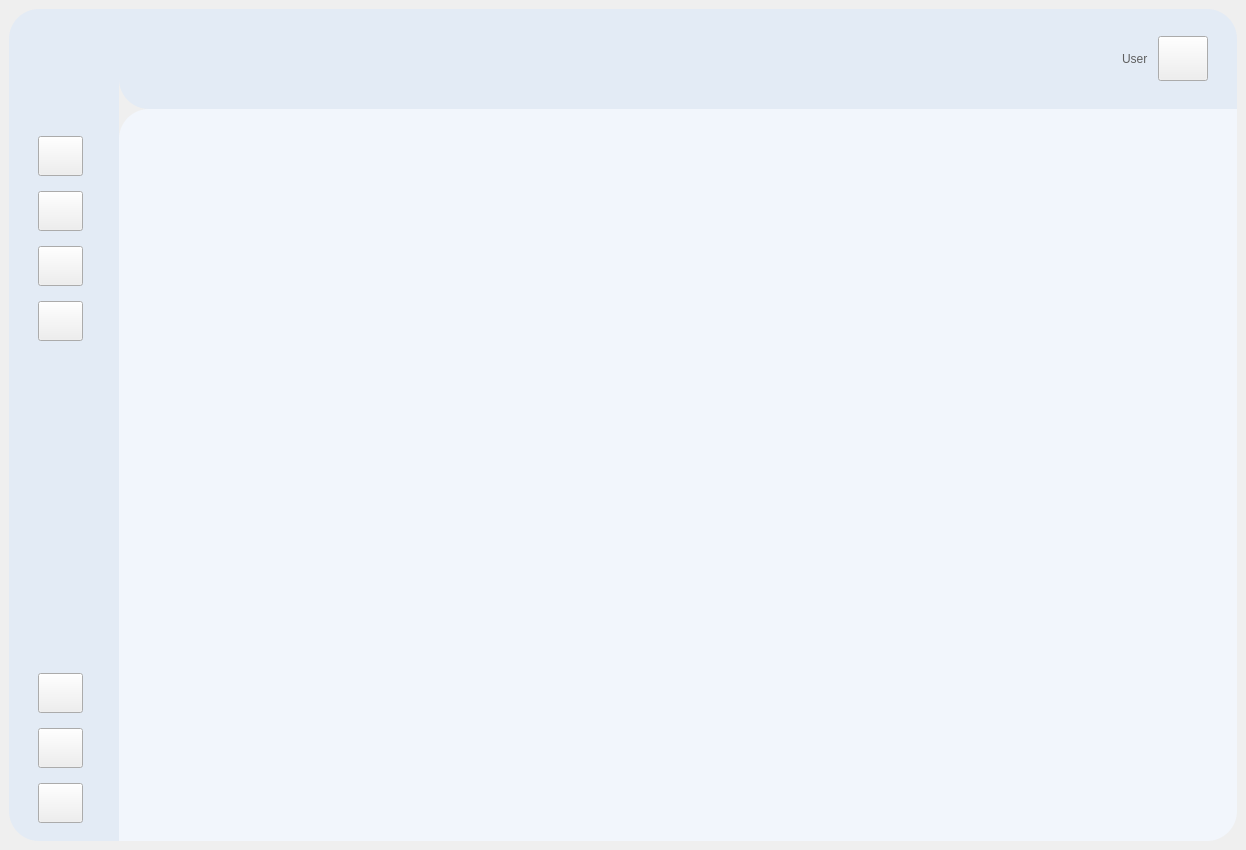
<?xml version="1.0" encoding="UTF-8"?>
<ui version="4.0">
 <class>MainWindow</class>
 <widget class="QMainWindow" name="MainWindow">
  <property name="geometry">
   <rect>
    <x>0</x>
    <y>0</y>
    <width>1246</width>
    <height>850</height>
   </rect>
  </property>
  <property name="windowTitle">
   <string>MainWindow</string>
  </property>
  <property name="styleSheet">
   <string notr="true">QWidget#widgetIconOnly{
	background-color: #e3ebf5;
	border-top-left-radius: 30px;
	border-bottom-left-radius: 30px;
	
}
QWidget#widgetPage{
	background-color: #f2f6fc;
	border-bottom-right-radius: 30px;
	border-top-left-radius: 30px;

}
QWidget#widgetUpBar{
	background-color: #e3ebf5;
	border-top-right-radius: 30px;
	border-bottom-left-radius: 30px;
	
}
QTabWidget::pane {
    background-color: #f2f6fc;
    border: 2px solid #e3ebf5;
    border-radius: 10px;
}
QTabBar::tab {
  	font-family: &quot;Segoe UI&quot;, Arial, sans-serif;
    color: #5f5f5f;
    background-color: #e3ebf5;
    border: none;
    border-radius: 10px 10px 0 0;
    padding: 1px;
	min-width: 0px;
}

 QTabBar::close-button {
        width: 12px;
        height: 12px;
        margin-left: 4px;
    }</string>
  </property>
  <widget class="QWidget" name="centralwidget">
   <layout class="QVBoxLayout" name="verticalLayout_2">
    <item>
     <layout class="QHBoxLayout" name="horizontalLayout">
      <property name="spacing">
       <number>0</number>
      </property>
      <item>
       <widget class="QWidget" name="widgetIconOnly" native="true">
        <property name="minimumSize">
         <size>
          <width>110</width>
          <height>0</height>
         </size>
        </property>
        <property name="styleSheet">
         <string notr="true">/* Icon Onyl Widget's Push Button */

/* Employe */

QPushButton#pushButtonEmployee{
	border-image: url(:/buttons/employee-colored.svg);
}
QPushButton#pushButtonEmployee:hover{
	border-image: url(:/buttons/employee-hover.svg)
}
QPushButton#pushButtonEmployee:pressed{
	border-image: url(:/buttons/employee-pressed.svg)
}

/* Personel */

QPushButton#pushButtonPersonel{
	border-image: url(:/buttons/courier-colored.svg);
}
QPushButton#pushButtonPersonel:hover{
	border-image: url(:/buttons/courier-hover.svg);
}
QPushButton#pushButtonPersonel:pressed{
	border-image: url(:/buttons/courier-pressed.svg);
}

/* Order */

QPushButton#pushButtonOrder{
	border-image: url(:/buttons/box-colored.svg);
}
QPushButton#pushButtonOrder:hover{
	border-image: url(:/buttons/box-hover.svg);
}
QPushButton#pushButtonOrder:pressed{
	border-image: url(:/buttons/box-pressed.svg);
}

/* Vehicle And Trip */

QPushButton#pushButtonVehicleAndTrip{
	border-image: url(:/buttons/truck-colored.svg);
}
QPushButton#pushButtonVehicleAndTrip:hover{
	border-image: url(:/buttons/truck-hover.svg);
}
QPushButton#pushButtonVehicleAndTrip:pressed{
	border-image: url(:/buttons/truck-pressed.svg);
}

/* Report */

QPushButton#pushButtonReport{
	border-image: url(:/buttons/report-colored.svg);
}
QPushButton#pushButtonReport:hover{
	border-image: url(:/buttons/report-hover.svg);
}
QPushButton#pushButtonReport:pressed{
	border-image: url(:/buttons/report-pressed.svg);
}

/* Settings */

QPushButton#pushButtonSettings{
	border-image: url(:/buttons/settings-colored.svg);
}
QPushButton#pushButtonSettings:hover{
	border-image: url(:/buttons/settings-hover.svg);
}
QPushButton#pushButtonSettings:pressed{
	border-image: url(:/buttons/settings-pressed.svg);
}

/* Logout */

QPushButton#pushButtonLogout{
	border-image: url(:/buttons/logout-colored.svg);
}
QPushButton#pushButtonLogout:hover{
	border-image: url(:/buttons/logout-hover.svg);
}
QPushButton#pushButtonLogout:pressed{
	border-image: url(:/buttons/logout-pressed.svg);
}




</string>
        </property>
        <layout class="QVBoxLayout" name="verticalLayout_5">
         <item>
          <spacer name="verticalSpacer_2">
           <property name="orientation">
            <enum>Qt::Vertical</enum>
           </property>
           <property name="sizeHint" stdset="0">
            <size>
             <width>20</width>
             <height>89</height>
            </size>
           </property>
          </spacer>
         </item>
         <item>
          <widget class="QWidget" name="widgetUpButtonsContainer" native="true">
           <layout class="QVBoxLayout" name="verticalLayout_3">
            <property name="spacing">
             <number>15</number>
            </property>
            <property name="leftMargin">
             <number>20</number>
            </property>
            <property name="rightMargin">
             <number>0</number>
            </property>
            <item>
             <widget class="QPushButton" name="pushButtonEmployee">
              <property name="sizePolicy">
               <sizepolicy hsizetype="Minimum" vsizetype="Minimum">
                <horstretch>0</horstretch>
                <verstretch>0</verstretch>
               </sizepolicy>
              </property>
              <property name="minimumSize">
               <size>
                <width>45</width>
                <height>40</height>
               </size>
              </property>
              <property name="maximumSize">
               <size>
                <width>45</width>
                <height>40</height>
               </size>
              </property>
              <property name="text">
               <string/>
              </property>
             </widget>
            </item>
            <item>
             <widget class="QPushButton" name="pushButtonPersonel">
              <property name="minimumSize">
               <size>
                <width>45</width>
                <height>40</height>
               </size>
              </property>
              <property name="maximumSize">
               <size>
                <width>45</width>
                <height>40</height>
               </size>
              </property>
              <property name="text">
               <string/>
              </property>
             </widget>
            </item>
            <item>
             <widget class="QPushButton" name="pushButtonOrder">
              <property name="minimumSize">
               <size>
                <width>45</width>
                <height>40</height>
               </size>
              </property>
              <property name="maximumSize">
               <size>
                <width>45</width>
                <height>40</height>
               </size>
              </property>
              <property name="text">
               <string/>
              </property>
             </widget>
            </item>
            <item>
             <widget class="QPushButton" name="pushButtonVehicleAndTrip">
              <property name="sizePolicy">
               <sizepolicy hsizetype="Minimum" vsizetype="Fixed">
                <horstretch>45</horstretch>
                <verstretch>40</verstretch>
               </sizepolicy>
              </property>
              <property name="minimumSize">
               <size>
                <width>45</width>
                <height>40</height>
               </size>
              </property>
              <property name="maximumSize">
               <size>
                <width>45</width>
                <height>40</height>
               </size>
              </property>
              <property name="text">
               <string/>
              </property>
             </widget>
            </item>
           </layout>
          </widget>
         </item>
         <item>
          <spacer name="verticalSpacer">
           <property name="orientation">
            <enum>Qt::Vertical</enum>
           </property>
           <property name="sizeHint" stdset="0">
            <size>
             <width>20</width>
             <height>308</height>
            </size>
           </property>
          </spacer>
         </item>
         <item>
          <widget class="QWidget" name="widgetDownButtonContainer" native="true">
           <layout class="QVBoxLayout" name="verticalLayout_4">
            <property name="spacing">
             <number>15</number>
            </property>
            <property name="leftMargin">
             <number>20</number>
            </property>
            <property name="rightMargin">
             <number>0</number>
            </property>
            <item>
             <widget class="QPushButton" name="pushButtonReport">
              <property name="minimumSize">
               <size>
                <width>45</width>
                <height>40</height>
               </size>
              </property>
              <property name="maximumSize">
               <size>
                <width>45</width>
                <height>40</height>
               </size>
              </property>
              <property name="text">
               <string/>
              </property>
             </widget>
            </item>
            <item>
             <widget class="QPushButton" name="pushButtonSettings">
              <property name="minimumSize">
               <size>
                <width>45</width>
                <height>40</height>
               </size>
              </property>
              <property name="maximumSize">
               <size>
                <width>45</width>
                <height>40</height>
               </size>
              </property>
              <property name="text">
               <string/>
              </property>
             </widget>
            </item>
            <item>
             <widget class="QPushButton" name="pushButtonLogout">
              <property name="minimumSize">
               <size>
                <width>45</width>
                <height>40</height>
               </size>
              </property>
              <property name="maximumSize">
               <size>
                <width>45</width>
                <height>40</height>
               </size>
              </property>
              <property name="text">
               <string/>
              </property>
             </widget>
            </item>
           </layout>
          </widget>
         </item>
        </layout>
       </widget>
      </item>
      <item>
       <layout class="QVBoxLayout" name="verticalLayout">
        <property name="spacing">
         <number>0</number>
        </property>
        <item>
         <widget class="QWidget" name="widgetUpBar" native="true">
          <property name="sizePolicy">
           <sizepolicy hsizetype="Expanding" vsizetype="Fixed">
            <horstretch>0</horstretch>
            <verstretch>0</verstretch>
           </sizepolicy>
          </property>
          <property name="minimumSize">
           <size>
            <width>40</width>
            <height>100</height>
           </size>
          </property>
          <property name="styleSheet">
           <string notr="true">QPushButton#pushButtonUser{
	border-image: url(:/buttons/user.svg)
}

QLabel#labelUser{
	font: 12pt &quot;Segoe UI&quot;;
	color: #5f5f5f;
	align-right: 3px;
}</string>
          </property>
          <layout class="QHBoxLayout" name="horizontalLayout_3">
           <item>
            <spacer name="horizontalSpacer">
             <property name="orientation">
              <enum>Qt::Horizontal</enum>
             </property>
             <property name="sizeHint" stdset="0">
              <size>
               <width>979</width>
               <height>20</height>
              </size>
             </property>
            </spacer>
           </item>
           <item>
            <widget class="QWidget" name="widgetUserContainer" native="true">
             <layout class="QHBoxLayout" name="horizontalLayout_2" stretch="0,0">
              <property name="spacing">
               <number>10</number>
              </property>
              <property name="rightMargin">
               <number>20</number>
              </property>
              <item>
               <widget class="QLabel" name="labelUser">
                <property name="text">
                 <string>User</string>
                </property>
               </widget>
              </item>
              <item>
               <widget class="QPushButton" name="pushButtonUser">
                <property name="minimumSize">
                 <size>
                  <width>50</width>
                  <height>45</height>
                 </size>
                </property>
                <property name="maximumSize">
                 <size>
                  <width>50</width>
                  <height>45</height>
                 </size>
                </property>
                <property name="text">
                 <string/>
                </property>
               </widget>
              </item>
             </layout>
            </widget>
           </item>
          </layout>
         </widget>
        </item>
        <item>
         <widget class="QWidget" name="widgetPage" native="true">
          <property name="styleSheet">
           <string notr="true">QTabWidget::pane {
        background-color: #f2f6fc;;
        border: 2px solid #e3ebf5;
        border-radius: 10px;
}
    QTabBar::tab {
        font: 8pt &quot;Segoe UI&quot;;
        color: #5f5f5f;
        background-color: #e3ebf5;;
        border: none;
        border-radius: 10px 10px 0 0;
        padding: 5px 10px;
}</string>
          </property>
         </widget>
        </item>
       </layout>
      </item>
     </layout>
    </item>
   </layout>
  </widget>
 </widget>
 <resources>
  <include location="../icons/buttons/buttons-resources.qrc"/>
 </resources>
 <connections>
  <connection>
   <sender>pushButtonLogout</sender>
   <signal>toggled(bool)</signal>
   <receiver>pushButtonLogout</receiver>
   <slot>close()</slot>
   <hints>
    <hint type="sourcelabel">
     <x>62</x>
     <y>801</y>
    </hint>
    <hint type="destinationlabel">
     <x>62</x>
     <y>801</y>
    </hint>
   </hints>
  </connection>
 </connections>
</ui>
